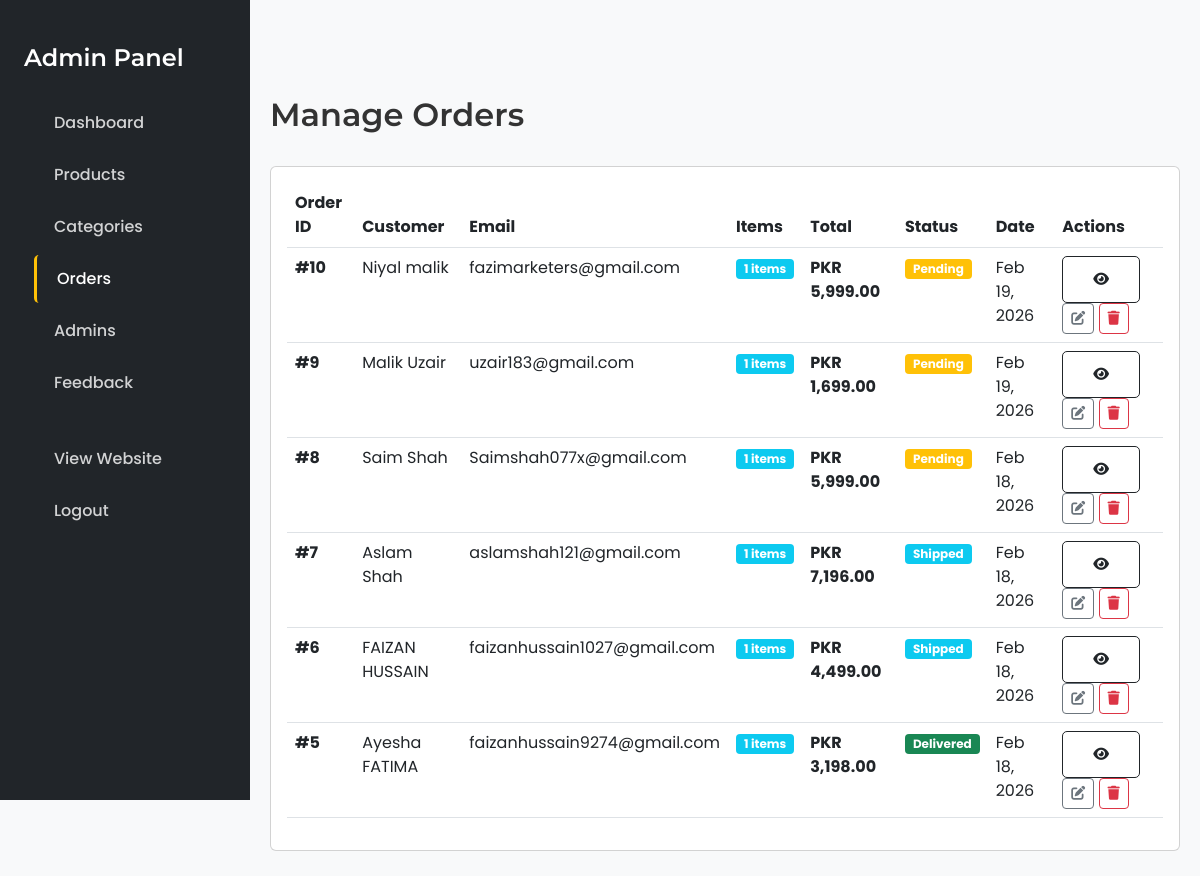
/admin/manage_orders.php (signed in), run on the app's committed database.
### tables this page shows
CREATE TABLE `orders` (
  `order_id` int(11) NOT NULL,
  `customer_email` varchar(30) NOT NULL,
  `customer_name` text NOT NULL,
  `user_id` int(11) DEFAULT NULL,
  `total_amount` decimal(10,2) NOT NULL,
  `status` enum('pending','shipped','delivered') DEFAULT 'pending',
  `created_at` timestamp NOT NULL DEFAULT current_timestamp()
);

### admin/manage_orders.php (the view, shortened to what this page needs)
<?php
include '../includes/db_connect.php';
$sql = "SELECT o.*,
               COALESCE(o.customer_name, 'Guest Customer') as customer_name,
               COALESCE(o.customer_email, 'guest@example.com') as customer_email,
               COUNT(oi.id) as item_count
        FROM orders o
        LEFT JOIN order_items oi ON o.order_id = oi.order_id
        GROUP BY o.order_id
        ORDER BY o.created_at DESC";
$stmt = $conn->prepare($sql);
$stmt->execute();
$result = $stmt->get_result();
$orders = [];
while ($order = $result->fetch_assoc()) {
    $orders[] = $order;
}
?>
<!DOCTYPE html>
<html lang="en">
<head>
    <link href="https://cdn.jsdelivr.net/npm/bootstrap@5.3.0/dist/css/bootstrap.min.css" rel="stylesheet">
    <link rel="stylesheet" href="../assets/css/style.css">
    <link rel="stylesheet" href="https://cdnjs.cloudflare.com/ajax/libs/font-awesome/6.0.0/css/all.min.css">
</head>
<body>
    <div class="admin-wrapper">
        <div class="admin-sidebar">
            <div class="p-4 text-white">
                <h4 class="mb-4">
                    Admin Panel
                </h4>
                <ul class="nav flex-column">
                    <li class="nav-item">
                        <a class="nav-link text-white" href="index.php">
                            Dashboard
                        </a>
                    </li>
                    <li class="nav-item">
                        <a class="nav-link text-white" href="manage_products.php">
                            Products
                        </a>
                    </li>
                    <li class="nav-item">
                        <a class="nav-link text-white" href="manage_categories.php">
                            Categories
                        </a>
                    </li>
                    <li class="nav-item">
                        <a class="nav-link text-white active" href="manage_orders.php">
                            Orders
                        </a>
                    </li>
                    <li class="nav-item">
                        <a class="nav-link text-white" href="manage_admin.php">
                            Admins
                        </a>
                    </li>
                    <li class="nav-item">
                        <a class="nav-link text-white" href="feedback.php">
                            Feedback
                        </a>
                    </li>
                    <li class="nav-item mt-4">
                        <a class="nav-link text-white" href="../index.php">
                            View Website
                        </a>
                    </li>
                    <li class="nav-item">
                        <a class="nav-link text-white" href="admin_logout.php">
                            Logout
                        </a>
                    </li>
                </ul>
            </div>
        </div>
        <div class="admin-content">
            <div class="d-flex justify-content-between align-items-center mb-4">
                <h2>Manage Orders</h2>
            </div>
            <div class="card">
                <div class="card-body">
                    <div class="table-responsive">
                        <table class="table table-hover">
                            <thead>
                                <tr>
                                    <th>Order ID</th>
                                    <th>Customer</th>
                                    <th>Email</th>
                                    <th>Items</th>
                                    <th>Total</th>
                                    <th>Status</th>
                                    <th>Date</th>
                                    <th>Actions</th>
                                </tr>
                            </thead>
                            <tbody>
                                <?php foreach ($orders as $order): ?>
                                    <tr>
                                        <td><strong>#<?php echo $order['order_id']; ?></strong></td>
                                        <td><?php echo htmlspecialchars($order['customer_name']); ?></td>
                                        <td><?php echo htmlspecialchars($order['customer_email']); ?></td>
                                        <td>
                                            <span class="badge bg-info"><?php echo $order['item_count']; ?> items</span>
                                        </td>
                                        <td><strong>PKR <?php echo number_format($order['total_amount'], 2); ?></strong></td>
                                        <td>
                                            <span class="badge bg-<?php echo $order['status'] == 'pending' ? 'warning' : ($order['status'] == 'shipped' ? 'info' : 'success'); ?>">
                                                <?php echo ucfirst($order['status']); ?>
                                            </span>
                                        </td>
                                        <td><?php echo date('M j, Y', strtotime($order['created_at'])); ?></td>
                                        <td>
                                            <button class="btn btn-sm btn-outline-primary" onclick="showOrderDetails(<?php echo $order['order_id']; ?>)">
                                                <i class="fas fa-eye"></i>
                                            </button>
                                            <button class="btn btn-sm btn-outline-secondary" onclick="showStatusModal(<?php echo $order['order_id']; ?>, '<?php echo $order['status']; ?>')">
                                                <i class="fas fa-edit"></i>
                                            </button>
                                            <a href="?delete=<?php echo $order['order_id']; ?>"
                                               class="btn btn-sm btn-outline-danger"
                                               onclick="return confirm('Are you sure you want to delete this order?')">
                                                <i class="fas fa-trash"></i>
                                            </a>
                                        </td>
                                    </tr>
                                <?php endforeach; ?>
                            </tbody>
                        </table>
                    </div>
                </div>
            </div>
        </div>
    </div>
</body>
</html>

### assets/css/style.css (style rules this page uses)
:root { --primary-color: #212529; --secondary-color: #f8f9fa; --accent-color: #d4af37; --text-dark: #333; --text-light: #666; --border-color: #dee2e6; --shadow-sm: 0 2px 4px rgba(0,0,0,0.1); --shadow-md: 0 4px 8px rgba(0,0,0,0.15); --shadow-lg: 0 8px 16px rgba(0,0,0,0.2); }
* { margin: 0; padding: 0; box-sizing: border-box; }
body { font-family: 'Poppins', sans-serif; background-color: var(--secondary-color); color: var(--text-dark); padding-top: 76px; }
h1, h2, h3, h4, h5, h6 { font-family: 'Montserrat', sans-serif; font-weight: 600; }
.nav-link { font-weight: 500; transition: color 0.3s ease; }
.btn-outline-primary { border-color: var(--primary-color); color: var(--primary-color); padding: 12px 30px; font-weight: 500; border-radius: 5px; transition: all 0.3s ease; }
.admin-sidebar { background: var(--primary-color); min-height: 100vh; padding: 20px 0; }
.admin-sidebar .nav-link { color: white; padding: 15px 25px; border-radius: 0; transition: all 0.3s ease; }
.admin-sidebar .nav-link:hover, .admin-sidebar .nav-link.active { background: var(--accent-color); color: var(--primary-color); }
.admin-content { padding: 30px; }
.badge { font-size: 0.75rem; padding: 4px 8px; border-radius: 4px; }

### admin/manage_orders.php (style rules this page uses)
.admin-wrapper { display: flex; min-height: 100vh; }
.admin-sidebar { width: 250px; background: var(--primary-color); min-height: 100vh; position: fixed; left: 0; top: 0; z-index: 1000; }
.admin-content { margin-left: 250px; flex: 1; padding: 20px; }
.admin-sidebar .nav-link { color: rgba(255,255,255,0.8) !important; padding: 12px 20px !important; border-radius: 5px; margin: 2px 10px; transition: all 0.3s ease; text-decoration: none !important; }
.admin-sidebar .nav-link.active { background-color: transparent !important; color: white !important; border-left: 3px solid #ffc107; }

### data on the page
orders: order_id "10", customer_name "Niyal malik", customer_email "fazimarketers@gmail.com", item_count "1", total_amount "5,999.00", status "Pending", created_at "Feb 19, 2026"
orders: order_id "9", customer_name "Malik Uzair", customer_email "uzair183@gmail.com", item_count "1", total_amount "1,699.00", status "Pending", created_at "Feb 19, 2026"
orders: order_id "8", customer_name "Saim Shah", customer_email "Saimshah077x@gmail.com", item_count "1", total_amount "5,999.00", status "Pending", created_at "Feb 18, 2026"
orders: order_id "7", customer_name "Aslam Shah", customer_email "aslamshah121@gmail.com", item_count "1", total_amount "7,196.00", status "Shipped", created_at "Feb 18, 2026"
orders: order_id "6", customer_name "FAIZAN HUSSAIN", customer_email "faizanhussain1027@gmail.com", item_count "1", total_amount "4,499.00", status "Shipped", created_at "Feb 18, 2026"
orders: order_id "5", customer_name "Ayesha FATIMA", customer_email "faizanhussain9274@gmail.com", item_count "1", total_amount "3,198.00", status "Delivered", created_at "Feb 18, 2026"
